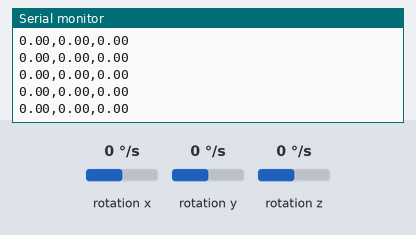
Recording of a sketch running on a simulated Arduino Nano 33 IoT. Shown: the last lines printed to the serial monitor. The inputs (shaded band) are chosen by the test bench; at power-on: rotation x 0 °/s, rotation y 0 °/s, rotation z 0 °/s.

Above: at 1.2 s.
1.3 s: rotation x set to -192 °/s
At 1.9 s:
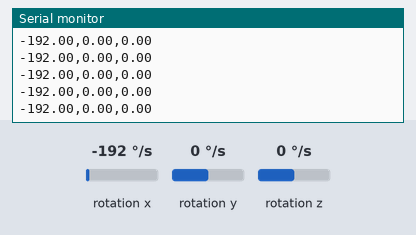
2.8 s: rotation y set to -192 °/s
At 3.4 s:
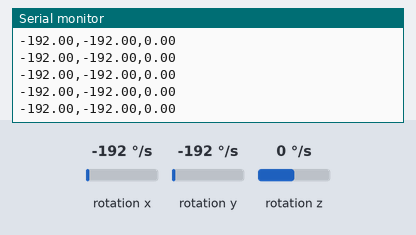

Measured:
- after the input at 1.3 s, the serial monitor: prints a new line at once (image 1)
- after the input at 2.8 s, the serial monitor: prints a new line at once (image 2)

The sketch:

GyroscopePlotter.ino
```cpp
/* PLOTTING SENSOR DATA
 *
 */

// Libraries
#include <Arduino_LSM6DS3.h>

void setup() {

  Serial.begin(115200);
  while(!Serial);

  if (!IMU.begin()){
    Serial.println("Failed to initialize IMU!");

    while(1);
  }

  Serial.print("Gyroscope sample rate = ");
  Serial.print(IMU.gyroscopeSampleRate());
  Serial.println(" Hz");
  Serial.println();
  Serial.print("Gyroscope in degrees/second");
  Serial.println("X\tY\tZ");
}


void loop() {
  float x, y, z;

  if (IMU.gyroscopeAvailable()){
    IMU.readGyroscope(x, y, z);

    // Notese que utilizamos comas ',' en vez de tabulaciones '\t'
    Serial.print(x);
    Serial.print(',');
    Serial.print(y);
    Serial.print(',');
    Serial.println(z);
  }

}
```
